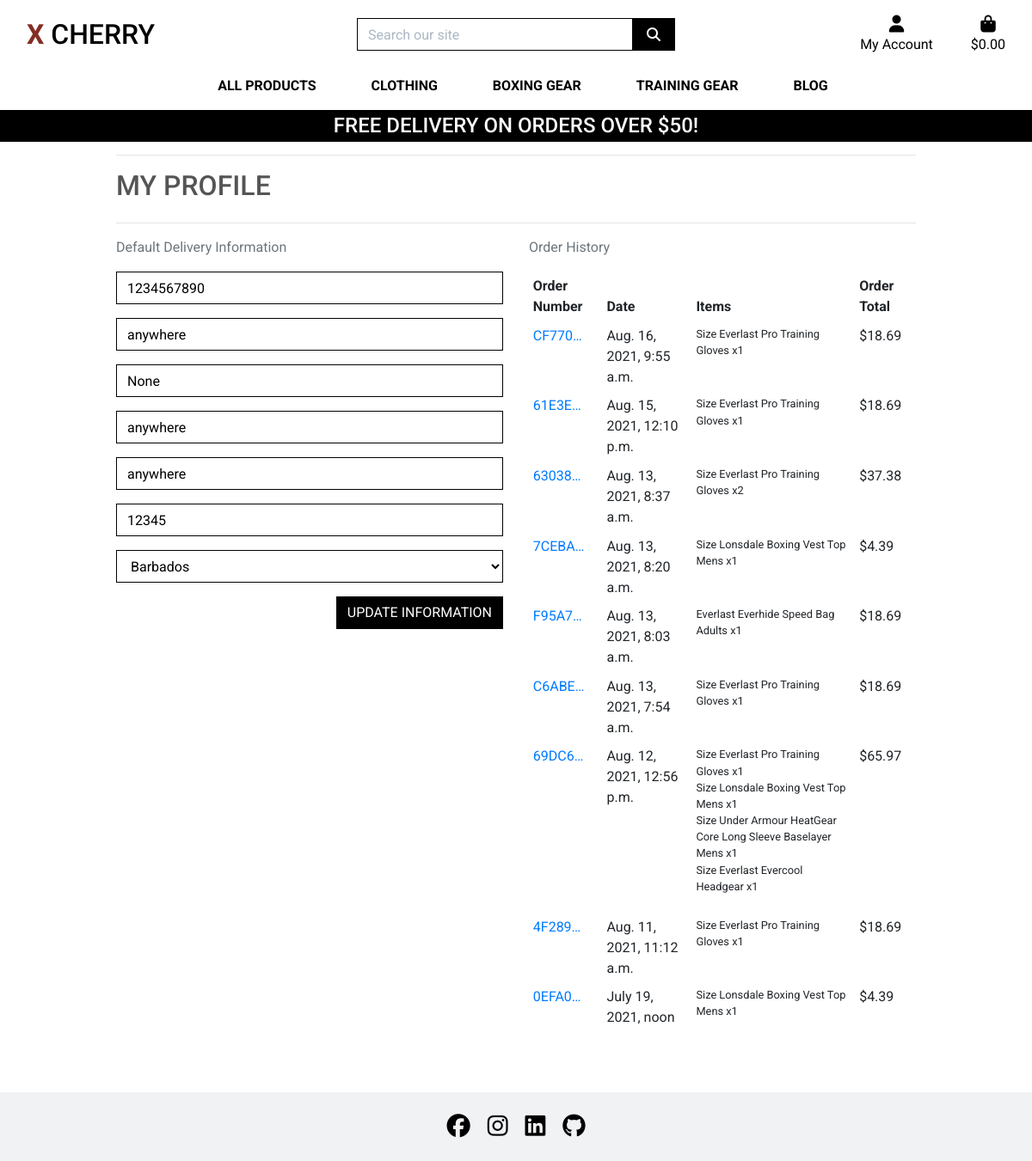
The page /profile/ (signed in) on the database as committed earlier.
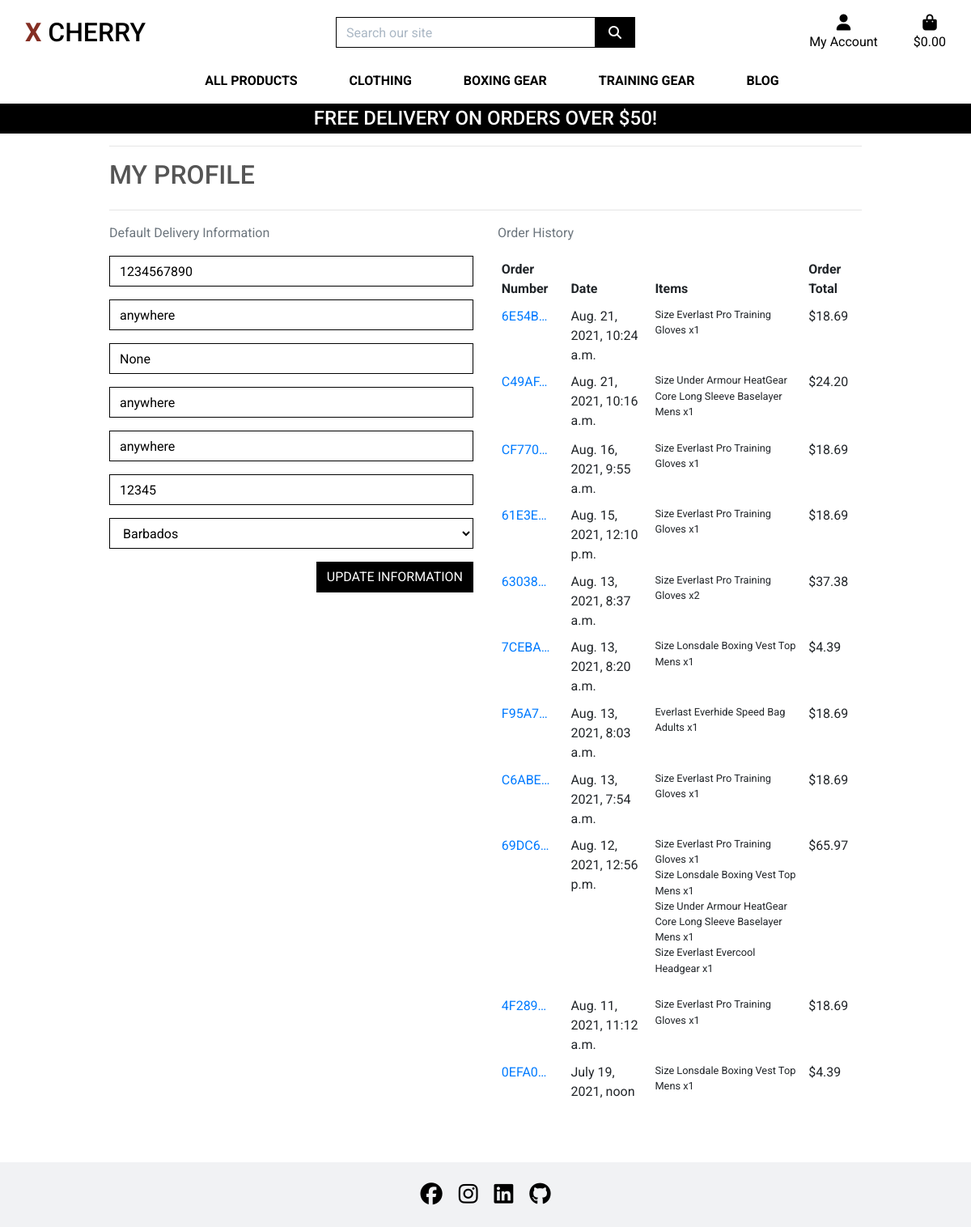
The same page on the database as committed later.
### profiles/models.py (models this page shows, shortened)
class UserProfile(models.Model):
    user = models.OneToOneField(User, on_delete=models.CASCADE)
    default_phone_number = models.CharField(max_length=20, null=True, blank=True)
    default_street_address1 = models.CharField(max_length=80, null=True, blank=True)
    default_street_address2 = models.CharField(max_length=80, null=True, blank=True)
    default_town_or_city = models.CharField(max_length=40, null=True, blank=True)
    default_county = models.CharField(max_length=80, null=True, blank=True)
    default_postcode = models.CharField(max_length=20, null=True, blank=True)
    default_country = CountryField(blank_label='Country', null=True, blank=True)

### checkout/models.py (models this page shows, shortened)
class Order(models.Model):
    order_number = models.CharField(max_length=32, null=False, editable=False)
    user_profile = models.ForeignKey(UserProfile, on_delete=models.SET_NULL,
                                     null=True, blank=True,
                                     related_name='orders')
    full_name = models.CharField(max_length=50, null=False, blank=False)
    email = models.EmailField(max_length=254, null=False, blank=False)
    phone_number = models.CharField(max_length=20, null=False, blank=False)
    country = CountryField(blank_label='Country *', null=False, blank=False)
    postcode = models.CharField(max_length=20, null=True, blank=True)
    town_or_city = models.CharField(max_length=40, null=False, blank=False)
    street_address1 = models.CharField(max_length=80, null=False, blank=False)
    street_address2 = models.CharField(max_length=80, null=True, blank=True)
    county = models.CharField(max_length=80, null=True, blank=True)
    date = models.DateTimeField(auto_now_add=True)
    delivery_cost = models.DecimalField(max_digits=6, decimal_places=2, null=False, default=0)
    order_total = models.DecimalField(max_digits=10, decimal_places=2, null=False, default=0)
    grand_total = models.DecimalField(max_digits=10, decimal_places=2, null=False, default=0)
    original_bag = models.TextField(null=False, blank=False, default='')
    stripe_pid = models.CharField(max_length=254, null=False, blank=False, default='')

class OrderLineItem(models.Model):
    order = models.ForeignKey(Order, null=False, blank=False, on_delete=models.CASCADE, related_name='lineitems')
    product = models.ForeignKey(Product, null=False, blank=False, on_delete=models.CASCADE)
    product_size = models.CharField(max_length=2, null=True, blank=True)  # XS, S, M, L, XL
    quantity = models.IntegerField(null=False, blank=False, default=0)
    lineitem_total = models.DecimalField(max_digits=6, decimal_places=2, null=False, blank=False, editable=False)

### products/models.py (models this page shows, shortened)
class Product(models.Model):
    category = models.ForeignKey('Category', null=True, blank=True, on_delete=models.SET_NULL)
    sku = models.CharField(max_length=254, null=True, blank=True)
    name = models.CharField(max_length=254)
    description = models.TextField()
    has_sizes = models.BooleanField(default=False, null=True, blank=True,)
    price = models.DecimalField(max_digits=6, decimal_places=2)
    rating = models.DecimalField(max_digits=6, decimal_places=2, null=True, blank=True)
    image_url = models.URLField(max_length=1024, null=True, blank=True)
    image = models.ImageField(null=True, blank=True)

### profiles/views.py (the view)
# urls.py: path('', views.profile, name='profile'),
@login_required
def profile(request):
    profile = get_object_or_404(UserProfile, user=request.user)
    if request.method == 'POST':
        form = UserProfileForm(request.POST, instance=profile)
        if form.is_valid():
            form.save()
            messages.success(request, 'Profile updated successfully')
        else:
            messages.error(request, 'Update failed. Please ensure the form is valid.')
    else:
        form = UserProfileForm(instance=profile)
    orders = profile.orders.all()
    template = 'profiles/profile.html'
    context = {
        'form': form,
        'orders': orders,
        'page_title': 'My Profile',
        'on_profile_page': True
    }
    return render(request, template, context)

### profiles/templates/profiles/profile.html (shortened to what this page needs)
{% extends "base.html" %}
{% load static %}
{% block extra_css %}
    <link rel="stylesheet" href="{% static 'profiles/css/profile.css' %}">
{% endblock %}
{% block page_header %}
    <div class="container header-container">
    </div>
{% endblock %}
{% block content %}
    <div class="overlay"></div>
    <div class="container profile-container">
        <div class="row">
            <div class="col">
                <hr>
                    <h2 class="logo-font mb-4">My Profile</h2>
                <hr>
            </div>
        </div>
        <div class="row">
            <div class="col-12 col-md-6">
                <p class="text-muted">Default Delivery Information</p>
                <form action="{% url 'profile' %}" class="mt-3" method="POST" id="profile-update-form">
                    {{ form|crispy }}
                    <button class="btn btn-black rounded-0 text-uppercase float-right">Update Information</button>
                </form>
            </div>
            <div class="col-12 col-md-6">
                <p class="text-muted">Order History</p>
                <div class="order-history table-responsive">
                    <table class="table table-sm table-borderless">
                        <thead>
                            <tr>
                                <th>Order Number</th>
                                <th>Date</th>
                                <th>Items</th>
                                <th>Order Total</th>
                            </tr>
                        </thead>
                        <tbody>
                            {% for order in orders reversed %}
                                <tr>
                                    <td>
                                        <a href="{% url 'order_history' order.order_number %}"
                                            title="{{ order.order_number }}">
                                            {{ order.order_number|truncatechars:6 }}
                                        </a>
                                    </td>
                                    <td>{{ order.date }}</td>
                                    <td>
                                        <ul class="list-unstyled">
                                            {% for item in order.lineitems.all %}
                                                <li class="small">
                                                    {% if item.product.has_sizes %}
                                                        Size {{ item.product.size|upper }}
                                                    {% endif %}{{ item.product.name }} x{{ item.quantity }}
                                                </li>
                                            {% endfor %}
                                        </ul>
                                    </td>
                                    <td>${{ order.grand_total }}</td>
                                </tr>
                            {% endfor %}
                        </tbody>
                    </table>
                </div>
            </div>
        </div>
    </div>
{% endblock %}

### templates/base.html (shortened to what this page needs)
{% load static %}
<!doctype html>
<html lang="en">
<head>
    {% block corecss %}
    <link rel="stylesheet" href="https://stackpath.bootstrapcdn.com/bootstrap/4.4.1/css/bootstrap.min.css"
>
    <link rel="stylesheet" href="{% static 'css/base.css' %}">
    {% endblock %}
    {% block extra_css %}
    {% endblock %}
</head>
<body>
    <header class="container-fluid fixed-top">
        <div id="topnav" class="row bg-white pt-lg-2 d-none d-lg-flex">
            <div class="col-12 col-lg-4 my-auto py-1 py-lg-0 text-center text-lg-left">
                <a href="{% url 'home' %}" class="nav-link main-logo-link">
                    <h2 class="logo-font text-black my-0"><strong>X</strong> Cherry</h2>
                </a>
            </div>
            <div class="col-12 col-lg-4 my-auto py-1 py-lg-0">
                <form method="GET" action="{% url 'products' %}">
                    <div class="input-group w-100">
                        <input class="form-control border border-black rounded-0" type="text" name="q"
                            placeholder="Search our site">
                        <div class="input-group-append">
                            <button class="form-control btn btn-black border border-black rounded-0" type="submit">
                                <span class="icon">
                                    <i class="fas fa-search"></i>
                                </span>
                            </button>
                        </div>
                    </div>
                </form>
            </div>
            <div class="col-12 col-lg-4 my-auto py-1 py-lg-0">
                <ul class="list-inline list-unstyled text-center text-lg-right my-0">
                    <li class="list-inline-item dropdown">
                        <a class="text-black nav-link" href="#" id="user-options" data-toggle="dropdown"
                            aria-haspopup="true" aria-expanded="false">
                            <div class="text-center">
                                <div><i class="fas fa-user fa-lg"></i></div>
                                <p class="my-0">My Account</p>
                            </div>
                        </a>
                    </li>
                    <li class="list-inline-item">
                        <a class="{% if grand_total %}text-info font-weight-bold{% else %}text-black{% endif %} nav-link"
                            href="{% url 'view_bag' %}">
                            <div class="text-center">
                                <div><i class="fas fa-shopping-bag fa-lg"></i></div>
                                <p class="my-0">
                                    {% if grand_total %}
                                    ${{ grand_total|floatformat:2 }}
                                    {% else %}
                                    $0.00
                                    {% endif %}
                                </p>
                            </div>
                        </a>
                    </li>
                </ul>
            </div>
        </div>
        <div class="row bg-white">
            <nav class="navbar navbar-expand-lg navbar-light w-100">
                {% include 'includes/mobile-top-header.html' %}
                {% include 'includes/main-nav.html' %}
            </nav>
        </div>
         <div id="delivery-banner" class="row text-center">
            <div class="col bg-black text-white">
                <h4 class="logo-font my-1">Free delivery on orders over ${{ free_delivery_threshold }}!</h4>
            </div>
        </div>
    </header>
    {% block page_header %}
    {% endblock %}
    {% block content %}
    {% endblock %}
    <footer class="mt-5">
        <div class="container">
            <div class="row">
                <div class="col-12 social-media">
                    <ul>
                        <li>
                            <a href="https://www.facebook.com/" target="_blank">
                                <i class="fab fa-facebook"></i>
                            </a>
                        </li>
                        <li>
                            <a href="https://www.instagram.com/" target="_blank">
                                <i class="fab fa-instagram"></i>
                            </a>
                        </li>
                        <li>
                            <a href="https://www.linkedin.com/in/andrius-siupinys" target="_blank">
                                <i class="fab fa-linkedin"></i>
                            </a>
                        </li>
                        <li><a href="https://www.github.com/andrius-siup" target="_blank">
                            <i class="fab fa-github"></i>
                        </a></li>
                    </ul>
                </div>
            </div>
        </div>
    </footer>
</body>
</html>

### templates/includes/mobile-top-header.html (shortened to what this page needs)
<ul>
</ul>

### templates/includes/main-nav.html (shortened to what this page needs)
<div class="collapse navbar-collapse" id="main-nav">
    <ul class="navbar-nav w-auto mx-auto">
        <li class="nav-item dropdown">
            <a class="logo-font font-weight-bold nav-link text-black mr-5" href="#" id="all-products-link" data-toggle="dropdown"
                aria-haspopup="true" aria-expanded="false">
                All Products
            </a>
        </li>
         <li class="nav-item dropdown">
            <a class="logo-font font-weight-bold nav-link text-black mr-5" href="#" id="clothing-link" data-toggle="dropdown"
                aria-haspopup="true" aria-expanded="false">
                Clothing
            </a>
        </li>
        <li class="nav-item dropdown">
            <a class="logo-font font-weight-bold nav-link text-black mr-5" href="#" id="homeware-link" data-toggle="dropdown"
                aria-haspopup="true" aria-expanded="false">
                Boxing Gear
            </a>
        </li>
         <li class="nav-item dropdown">
            <a class="logo-font font-weight-bold nav-link text-black mr-5" href="#" id="specials-link" data-toggle="dropdown"
                aria-haspopup="true" aria-expanded="false">
                Training Gear
            </a>
        </li>
        <li class="nav-item">
            <a class="logo-font font-weight-bold nav-link text-black mr-5" href="{% url 'posts' %}">
                Blog
            </a>
        </li>
    </ul>
</div>

Rows that differ between the two databases and show on the page:
added Order: order_number "6E54B…", date "Aug. 21, 2021, 10:24 a.m.", grand_total "18.69"
added OrderLineItem: product.name "Everlast Pro Training Gloves", quantity "1", shown under "6E54B…"
added Order: order_number "C49AF…", date "Aug. 21, 2021, 10:16 a.m.", grand_total "24.20"
added OrderLineItem: product.name "Under Armour HeatGear Core Long Sleeve Baselayer Mens", quantity "1", shown under "C49AF…"
